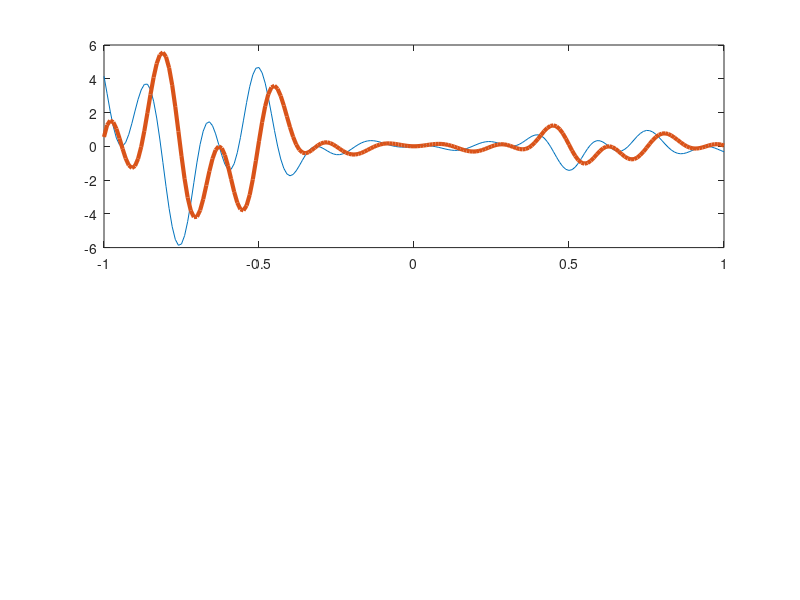

MATLAB code to generate this figure: (Note: this script raises an error after producing the figure.)

% $Id$

function LegendreTest

%clear all
%clc
%close all

%format long

global x
global F1
global F2
global G

x = -1:0.01:1;
x = x';

F1 = myf(x);

subplot(2,1,1);
plot(x, real(F1), x, imag(F1), 'LineWidth', 3);
hold on;

n = 120;
m = n+10;

tic
a = alpha(n, m);
P = LegendreP2(n, x);
toc

tic
F2 = zeros(size(x));
for L = 1 : n
  F2 = F2 + a(L)*P(:,L);
end
toc

subplot(2,1,1);
plot(x, real(F2), 'r--', x, imag(F2), 'r--', 'LineWidth', 2);
hold off;

tic
G = zeros(size(x));
for L = 1 : n
  G = G - (L-1)*L*a(L)*P(:,L);
end
toc

subplot(2,1,2);
plot(x, real(G), x, imag(G), 'LineWidth', 3);
hold off

print -dpdf GL-exp-test.pdf

min(abs(F1-F2))

return

%%%

function [ v ] = myf(x) 
v = 1./sqrt(3+x-x.*x).*exp(-cos(6*x)+2*x.^2 - x).*sin(10*x).*exp(25*j*x);

%%%

function [ v ] = alpha(n, m)

[ x, w ] = GaussLegendre(m);

P = LegendreP2(n, x);
v = zeros(n, 1);

for L = 1 : n 
  v(L) = sum(w.*myf(x).*P(:,L));
  v(L) = (L-1+1/2)*v(L);
end

return



